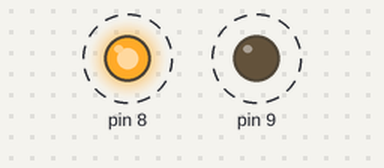
A sketch run on a simulated Arduino Uno, built with avr-gcc and run on an emulated ATmega328P. Shown: output pins drawn as LEDs (lit = HIGH). Dashed ring = blinking.

Above: at 0.05 s.
Timing chart, 0 to 3.0 s (numbered marks = the images above):
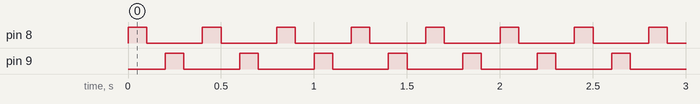

Measured:
- by itself, pin 8, pin 9: alternates HIGH for 0.10 s and LOW for 0.30 s

The sketch:

Week_5_Arduino.ino
```cpp
void setup() {
  // put your setup code here, to run once:
pinMode(8,OUTPUT);
pinMode(9,OUTPUT);
}

void loop() {
 digitalWrite(8,HIGH);
 delay(100);
 digitalWrite(8,LOW);
 delay(100);
 digitalWrite(9,HIGH);
 delay(100);
 digitalWrite(9,LOW);
 delay(100);
}
```
